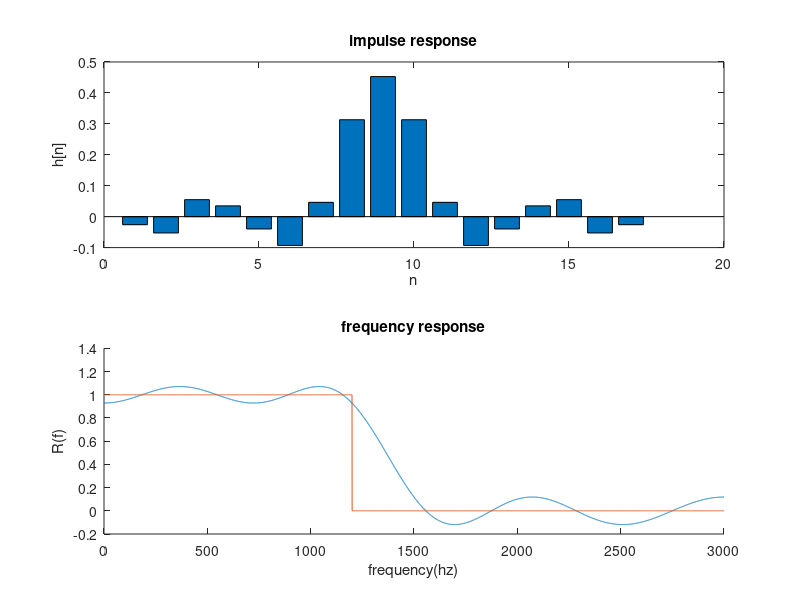

MATLAB code to generate this figure:
% adsp hw1
% b08505006 

iteration = 0;
k = 8;            %(17-1)/2=8
TBd = 0.2;        % 1200/6000 = 0.2
TBu  =0.25 ;      % 1500/6000 = 0.25
delta = 0.0001;
Fs = 6000;
F =[0.03;0.06;0.09;0.15;0.19;0.28;0.31;0.39;0.45;0.46]; 
M = zeros(k+2,k+2);
E1 = 1000;        % max(error) last time
E = zeros(10,1);    %local maximums
Ws = 0.6;       % weight function for F[n]
Wp = 1;
H = [1;1;1;1;1;0;0;0;0;0];      % perfect filter for F[n]
S = zeros(10,1);        
h = zeros(2*k-1,1);     %impulse response
f = 0:0.0001:0.5;


for l = 1:5001
    if l <=2001
        hd(l) = 1;      % perfect filter
        w(l) = Wp;      % weight function
    elseif l>=2501
        hd(l) = 0;
        w(l) = Ws; 
    else
        w(l) = 0;
     
    end
end

while (E1-max(E)< 0 || E1-max(E)> delta || iteration == 0)
    
    iteration = iteration+1;
    E1 = max(E);
    for i = 1:k+2  % bilding M 
        for j = 2:k+2
            if j == k+2
                if F(i)<=TBd
                    M(i,j) = (-1)^(i+1) /Wp ;
                else
                    M(i,j) = (-1)^(i+1) /Ws ;
                end
    
            else 
                M(i,1) = 1;
                M(i,j)=cos(2*pi*(j-1)*F(i));
            end       
        end
    end
   
    S = M \ H; %solving s[n]

    % solving r           
    r = S(1)+S(2)*cos(2*pi*f)+S(3)*cos(4*pi*f)+S(4)*cos(6*pi*f)+S(5)*cos(8*pi*f)+...
        S(6)*cos(10*pi*f)+S(7)*cos(12*pi*f)+S(8)*cos(14*pi*f)+S(9)*cos(16*pi*f);

    % calculatin error
    err = (r-hd).* w;
    
    a=1;
    A = [];
    for x = 1:5001  %find local maximums
        if x==1 
            if abs(err(x+1)) < abs(err(x))
                E(a) = abs(err(x));
                A(a) = f(x);
                a=a+1;                                    
            end

        elseif  x== 5001 
          
            if (abs(err(x-1)) < abs(err(x) ) )
                E(a) = abs(err(x));
                A(a) = f(x);
                a=a+1;
            end

        elseif  (abs(err(x-1)) < abs(err(x)) && abs(err(x+1)) < abs(err(x)))
            E(a) = abs(err(x));
            A(a) = f(x);
            a=a+1;
        end
    end
    if a==13  %if there are k+4 extreme points choosing the nonboundary ones
        for g = 1:10
            F(g) = A(g+1);
            E(g) = E(g+1);
        end
        E(11)=[];
        E(12)=[];
       
    elseif a==12 %if there are k+3 extreme points choosing the bigger |err| boundary one
        if E(11)<E(1) 
            for g = 1:10
            F(g) = A(g);
            end
           E(11)=[];
         
        else
            for g = 1:10
            F(g) = A(g+1);
            E(g) = E(g+1);
            end
            E(11)=[];
          
        end
    elseif a == 11 
        for g = 1:10
            F(g) = A(g);
          
        end
    elseif a==9
        
    end
fprintf('\niteration =')    
disp(iteration) 
fprintf('max(E) =')
disp(max(E))

 
end

h(k+1,1) = S(1);  %transform s to impulse response
for n=1:k
    h(k+1+n,1) = S(n+1,1)/2;
    h(k+1-n,1) = S(n+1,1)/2;
end
n=1:2*k+1;
subplot(2,1,1) 
bar(n,h);
xlabel('n')
ylabel('h[n]')
title('impulse response')
subplot(2,1,2)
hold on
plot(Fs*f,r);
plot (Fs*f,hd);
xlabel('frequency(hz)')
ylabel('R(f)')
title('frequency response')
hold off


